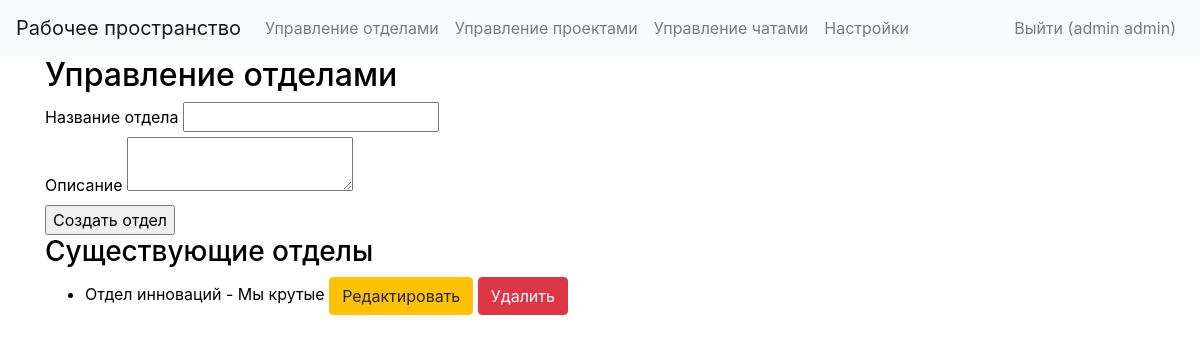
The app's page /moderator/departments (signed in) with its own data.
### app/models.py (models this page shows, shortened)
class User(db.Model, UserMixin):
    id = db.Column(db.Integer, primary_key=True)
    name = db.Column(db.String(50), nullable=False)
    email = db.Column(db.String(120), unique=True, nullable=False)
    password = db.Column(db.String(200), nullable=False)
    role_id = db.Column(db.Integer, db.ForeignKey('role.id'))
    department_id = db.Column(db.Integer, db.ForeignKey('department.id'))
    registered_on = db.Column(db.DateTime)

class Department(db.Model):
    id = db.Column(db.Integer, primary_key=True)
    name = db.Column(db.String(100), unique=True)
    description = db.Column(db.Text)

### app/views.py (the view)
@app.route('/moderator/departments', methods=['GET', 'POST'])
@login_required
def manage_departments():
    form = DepartmentForm()
    if form.validate_on_submit():
        department = Department(name=form.name.data, description=form.description.data)
        db.session.add(department)
        db.session.commit()
        flash('Отдел успешно добавлен!')
        return redirect(url_for('manage_departments'))
    departments = Department.query.all()
    return render_template('manage_departments.html', form=form, departments=departments)

### app/forms.py
class DepartmentForm(FlaskForm):
    name = StringField('Название отдела', validators=[DataRequired()])
    description = TextAreaField('Описание')
    submit = SubmitField('Создать отдел')

### app/__init__.py (called while the page is built)
@login_manager.user_loader
def load_user(user_id):
    return models.User.query.get(int(user_id))

### app/templates/manage_departments.html (shortened to what this page needs)
{% extends "moder_base.html" %}
{% block content %}
<h2>Управление отделами</h2>
<form method="POST">
    <div>
        {{ form.name.label }} {{ form.name() }}
    </div>
    <div>
        {{ form.description.label }} {{ form.description() }}
    </div>
    <div>
        {{ form.submit() }}
    </div>
</form>
<h3>Существующие отделы</h3>
<ul>
{% for department in departments %}
   <li>
       {{ department.name }} - {{ department.description }}
       <button type="button" class="btn btn-warning" data-toggle="modal" data-target="#editModal{{ department.id }}">Редактировать</button>
       <form action="{{ url_for('delete_department', id=department.id) }}" method='POST' style='display:inline;'>
    <button type='submit' class='btn btn-danger'>Удалить</button>
       </form>
   </li>
{% endfor %}
</ul>
{% endblock %}

### app/templates/moder_base.html (shortened to what this page needs)
<!DOCTYPE html>
<html lang="en">
<head>
    <link rel="stylesheet" href="https://stackpath.bootstrapcdn.com/bootstrap/4.5.2/css/bootstrap.min.css">
    <link rel="stylesheet" href="{{ url_for('static', filename='css/styles.css') }}">
</head>
<body class="{{ 'dark' if theme_value else 'light' }}">
    <nav class="navbar navbar-expand-lg {{ 'bg-dark text-light' if theme_value else 'bg-light navbar-light' }}">
        <a class="navbar-brand" href="{{ url_for('index') }}">Рабочее пространство</a>
        <div class="collapse navbar-collapse" id="navbarNav">
            <ul class="navbar-nav mr-auto">
                <li class="nav-item"><a class="nav-link" href="{{ url_for('manage_departments') }}">Управление отделами</a></li>
                <li class="nav-item"><a class="nav-link" href="{{ url_for('manage_projects') }}">Управление проектами</a></li>
                <li class="nav-item"><a class="nav-link" href="{{ url_for('manage_chats') }}">Управление чатами</a></li>
                <li class="nav-item"><a class="nav-link" href="{{ url_for('settings') }}">Настройки</a></li>
            </ul>
            <ul class="navbar-nav ml-auto">
                {% if current_user.is_authenticated %}
                <li class="nav-item"><a class="nav-link" href="{{ url_for('logout') }}">Выйти ({{ current_user.name
                        }})</a></li>
                {% else %}
                <li class="nav-item"><a class="nav-link" href="{{ url_for('register') }}">Регистрация</a></li>
                <li class="nav-item"><a class="nav-link" href="{{ url_for('login') }}">Войти</a></li>
                {% endif %}
            </ul>
        </div>
    </nav>
    <div class="container">
        {% block content %}
        {% endblock %}
    </div>
</body>
</html>

### app/static/css/styles.css (style rules this page uses)
body { transition: background-color 0.5s, color 0.5s; }
body.light { background-color: white; color: black; }
.btn { transition: background-color 0.5s, color 0.5s; }
a { color: #ddd; }

### records on screen
User: name "admin admin"
Department: name "Отдел инноваций", description "Мы крутые"
